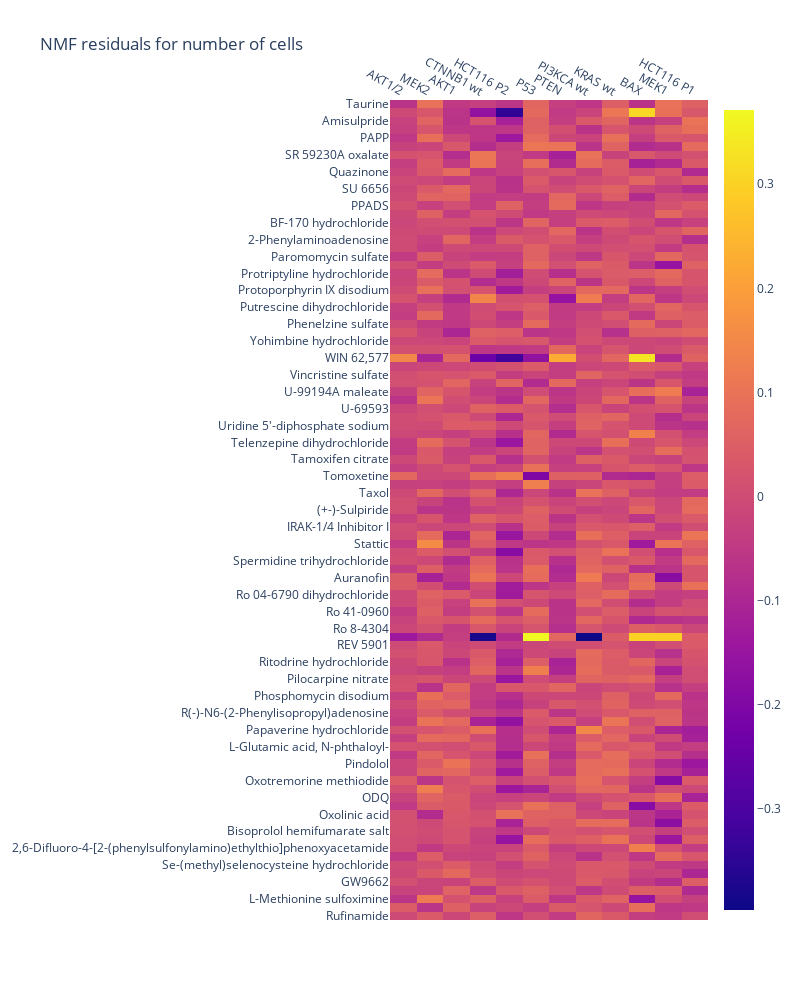

The code cell stored with this chart in its notebook:
### Code cell
fig = go.Figure(data=go.Heatmap(
                   z=residuals[1000:1100,:],
                   x=dm.cell_line_df["mutation"],
                   y=dm.drug_df["Name"][1000:1100],
                   hoverongaps = False),
                layout=go.Layout(
        title=go.layout.Title(text="NMF residuals for number of cells")
    ))
               
fig.update_layout(
    width=800,
    height=1000)
fig.update_xaxes(side="top")
fig.show()

### Figure 1 — Plotly figure (JSON) as saved in the notebook; plotly's stock layout.template omitted (floating-point values rounded to 4 significant figures; data arrays with more than 128 entries replaced by an {"elided": "..."} marker saying what was removed)
{"data": [{"hoverongaps": false, "type": "heatmap", "x": ["AKT1/2", "MEK2", "AKT1", "CTNNB1 wt", "HCT116 P2", "P53", "PTEN", "PI3KCA wt", "KRAS wt", "BAX", "MEK1", "HCT116 P1"], "y": ["Rufinamide", "beta-Lapachone", "L-Methionine sulfoximine", "Lonidamine", "GW9662", "L-687,384 hydrochloride", "Se-(methyl)selenocysteine hydrochloride", "Loxapine succinate", "2,6-Difluoro-4-[2-(phenylsulfonylamino)ethylthio]phenoxyacetamide", "Me-3,4-dephostatin", "Bisoprolol hemifumarate salt", "(+)-MK-801 hydrogen maleate", "Oxolinic acid", "Ethopropazine hydrochloride", "ODQ", "S15535", "Oxotremorine methiodide", "Nomifensine maleate", "Pindolol", "NAN-190 hydrobromide", "L-Glutamic acid, N-phthaloyl-", "Nordihydroguaiaretic acid from Larrea divaricata (creosote bush)", "Papaverine hydrochloride", "NADPH tetrasodium", "R(-)-N6-(2-Phenylisopropyl)adenosine", "Nilutamide", "Phosphomycin disodium", "NO-711 hydrochloride", "Pilocarpine nitrate", "Promazine hydrochloride", "Ritodrine hydrochloride", "Pirenzepine dihydrochloride", "REV 5901", "ARP 101", "Ro 8-4304", "(+-)-cis-Piperidine-2,3-dicarboxylic acid", "Ro 41-0960", "Piribedil maleate", "Ro 04-6790 dihydrochloride", "Procaine hydrochloride", "Auranofin", "Phaclofen", "Spermidine trihydrochloride", "Pregnenolone sulfate sodium", "Stattic", "PD 168,077 maleate", "IRAK-1/4 Inhibitor I", "Quinacrine dihydrochloride", "(+-)-Sulpiride", "SU 4312", "Taxol", "1-(2-Methoxyphenyl)piperazine hydrochloride", "Tomoxetine", "Sepiapterin", "Tamoxifen citrate", "Tiapride hydrochloride", "Telenzepine dihydrochloride", "Trihexyphenidyl hydrochloride", "Uridine 5'-diphosphate sodium", "Terbutaline hemisulfate", "U-69593", "Tyrphostin AG 1478", "U-99194A maleate", "BIX 01294 trihydrochloride hydrate", "Vincristine sulfate", "(+-)-alpha-Lipoic Acid", "WIN 62,577", "Triprolidine hydrochloride", "Yohimbine hydrochloride", "", "", "Phenelzine sulfate", "Raloxifene hydrochloride", "Putrescine dihydrochloride", "Rottlerin", "Protoporphyrin IX disodium", "RX 821002 hydrochloride", "Protriptyline hydrochloride", "Reactive Blue 2", "Paromomycin sulfate", "(+-)-Sotalol hydrochloride", "2-Phenylaminoadenosine", "SKF 86466", "BF-170 hydrochloride", "SNC80", "PPADS", "N-Oleoyldopamine", "SU 6656", "SB 269970 hydrochloride", "Quazinone", "CV-3988", "", "", "SR 59230A oxalate", "Tetracaine hydrochloride", "PAPP", "NU6027", "Amisulpride", "Terfenadine", "Taurine"], "z": {"elided": "100x12 float values"}}], "layout": {"height": 1000, "title": {"text": "NMF residuals for number of cells"}, "width": 800, "xaxis": {"side": "top"}}}
